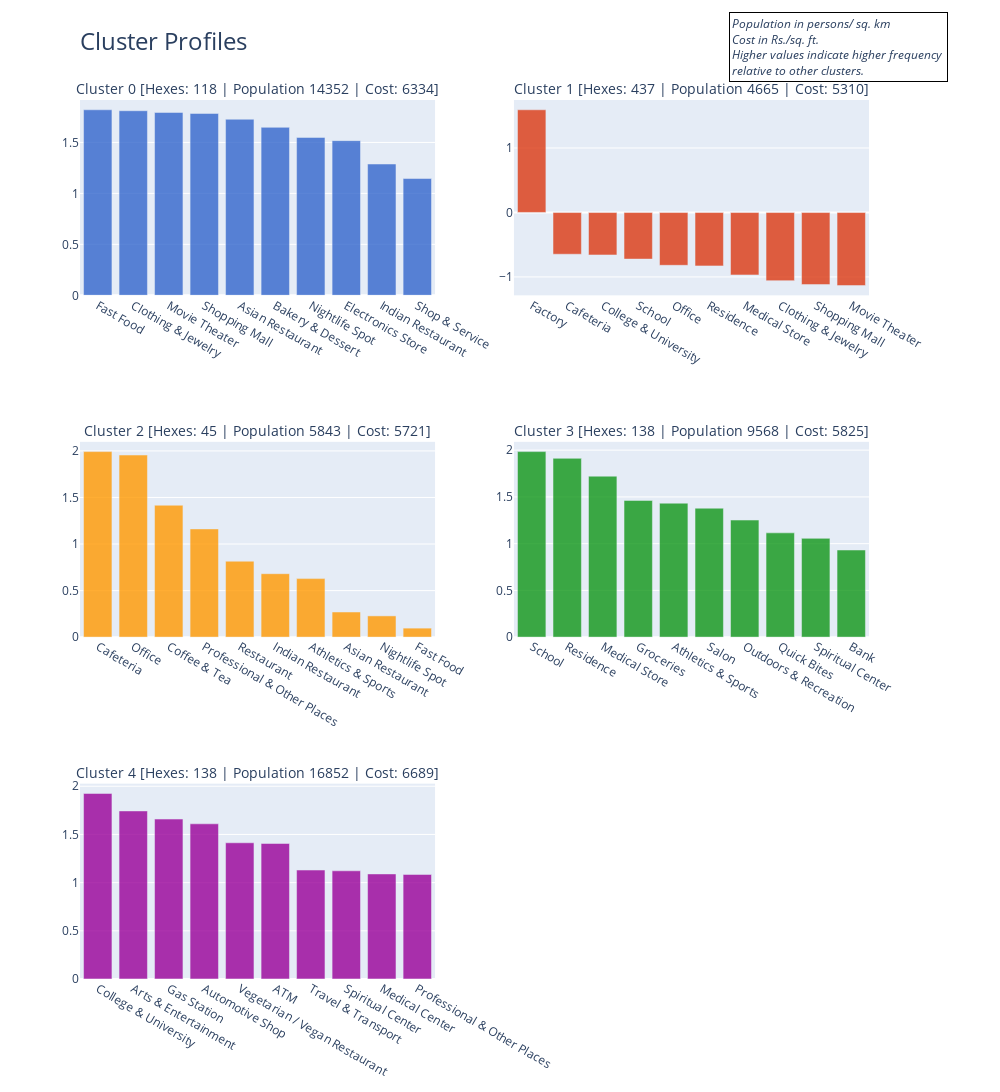

The code cell stored with this chart in its notebook:
### Code cell
fig = make_subplots(
    rows = rows,
    cols = cols,
    subplot_titles = subplot_titles,
)

cmap = px.colors.qualitative.G10[0:num_clusters] # Color map to use

fig.update_layout(
    title = dict(text = 'Cluster Profiles', x = 0.08, xanchor = 'left',  font_size = 24),
    width = 1000,
    height = 1200,
    showlegend = False,
    template = 'plotly',
    colorway = cmap,
)

# Starting row, column
r = 1
c = 1


for i in df_kmeans_clusters.index:
    data = df_kmeans_profiles.loc[i].sort_values(ascending = False)[0:10]
    trace = go.Bar(
        x = data.index,
        y = data.values,
        orientation = 'v',
        opacity = 0.8,
    )
    fig.add_trace(trace, row = r, col = c)
    if c < cols:
        c += 1
    else:
        r += 1 # If last column increment row
        c = 1

fig.update_annotations(font_size = 14)

note = go.layout.Annotation(
    text = '<i>'
        + '<br>Population in persons/ sq. km'
        + '<br>Cost in Rs./sq. ft.'
        + '<br>Higher values indicate higher frequency <br>relative to other clusters.'
        + '</i>',
    font = dict(size = 12),
    align = 'left',
    xref = 'paper',
    yref = 'paper',
    xanchor = 'right',
    yanchor = 'top',
    x = 1.1,
    y = 1.1,
    bordercolor = 'black',
    borderwidth = 1,
    borderpad = 2,
    showarrow = False,
)

fig.add_annotation(note)

fig.show()

### Figure 1 — Plotly figure (JSON) as saved in the notebook; plotly's stock layout.template omitted (floating-point values rounded to 4 significant figures)
{"data": [{"opacity": 0.8, "orientation": "v", "type": "bar", "x": ["Fast Food", "Clothing & Jewelry", "Movie Theater", "Shopping Mall", "Asian Restaurant", "Bakery & Dessert", "Nightlife Spot", "Electronics Store", "Indian Restaurant", "Shop & Service"], "xaxis": "x", "y": [1.821, 1.811, 1.794, 1.784, 1.728, 1.648, 1.549, 1.518, 1.289, 1.146], "yaxis": "y"}, {"opacity": 0.8, "orientation": "v", "type": "bar", "x": ["Factory", "Cafeteria", "College & University", "School", "Office", "Residence", "Medical Store", "Clothing & Jewelry", "Shopping Mall", "Movie Theater"], "xaxis": "x2", "y": [1.593, -0.648, -0.6591, -0.7233, -0.8198, -0.8287, -0.9693, -1.058, -1.119, -1.134], "yaxis": "y2"}, {"opacity": 0.8, "orientation": "v", "type": "bar", "x": ["Cafeteria", "Office", "Coffee & Tea", "Professional & Other Places", "Restaurant", "Indian Restaurant", "Athletics & Sports", "Asian Restaurant", "Nightlife Spot", "Fast Food"], "xaxis": "x3", "y": [1.992, 1.956, 1.417, 1.162, 0.8158, 0.6813, 0.6287, 0.2702, 0.2283, 0.09708], "yaxis": "y3"}, {"opacity": 0.8, "orientation": "v", "type": "bar", "x": ["School", "Residence", "Medical Store", "Groceries", "Athletics & Sports", "Salon", "Outdoors & Recreation", "Quick Bites", "Spiritual Center", "Bank"], "xaxis": "x4", "y": [1.984, 1.912, 1.722, 1.462, 1.433, 1.379, 1.252, 1.115, 1.056, 0.932], "yaxis": "y4"}, {"opacity": 0.8, "orientation": "v", "type": "bar", "x": ["College & University", "Arts & Entertainment", "Gas Station", "Automotive Shop", "Vegetarian / Vegan Restaurant", "ATM", "Travel & Transport", "Spiritual Center", "Medical Center", "Professional & Other Places"], "xaxis": "x5", "y": [1.925, 1.744, 1.659, 1.61, 1.413, 1.406, 1.13, 1.123, 1.09, 1.085], "yaxis": "y5"}], "layout": {"annotations": [{"font": {"size": 14}, "showarrow": false, "text": "Cluster 0 [Hexes: 118 | Population 14352 | Cost: 6334]", "x": 0.225, "xanchor": "center", "xref": "paper", "y": 1, "yanchor": "bottom", "yref": "paper"}, {"font": {"size": 14}, "showarrow": false, "text": "Cluster 1 [Hexes: 437 | Population 4665 | Cost: 5310]", "x": 0.775, "xanchor": "center", "xref": "paper", "y": 1, "yanchor": "bottom", "yref": "paper"}, {"font": {"size": 14}, "showarrow": false, "text": "Cluster 2 [Hexes: 45 | Population 5843 | Cost: 5721]", "x": 0.225, "xanchor": "center", "xref": "paper", "y": 0.6111, "yanchor": "bottom", "yref": "paper"}, {"font": {"size": 14}, "showarrow": false, "text": "Cluster 3 [Hexes: 138 | Population 9568 | Cost: 5825]", "x": 0.775, "xanchor": "center", "xref": "paper", "y": 0.6111, "yanchor": "bottom", "yref": "paper"}, {"font": {"size": 14}, "showarrow": false, "text": "Cluster 4 [Hexes: 138 | Population 16852 | Cost: 6689]", "x": 0.225, "xanchor": "center", "xref": "paper", "y": 0.2222, "yanchor": "bottom", "yref": "paper"}, {"align": "left", "bordercolor": "black", "borderpad": 2, "borderwidth": 1, "font": {"size": 12}, "showarrow": false, "text": "<i><br>Population in persons/ sq. km<br>Cost in Rs./sq. ft.<br>Higher values indicate higher frequency <br>relative to other clusters.</i>", "x": 1.1, "xanchor": "right", "xref": "paper", "y": 1.1, "yanchor": "top", "yref": "paper"}], "colorway": ["#3366CC", "#DC3912", "#FF9900", "#109618", "#990099"], "height": 1200, "showlegend": false, "title": {"font": {"size": 24}, "text": "Cluster Profiles", "x": 0.08, "xanchor": "left"}, "width": 1000, "xaxis": {"anchor": "y", "domain": [0, 0.45]}, "xaxis2": {"anchor": "y2", "domain": [0.55, 1]}, "xaxis3": {"anchor": "y3", "domain": [0, 0.45]}, "xaxis4": {"anchor": "y4", "domain": [0.55, 1]}, "xaxis5": {"anchor": "y5", "domain": [0, 0.45]}, "xaxis6": {"anchor": "y6", "domain": [0.55, 1]}, "yaxis": {"anchor": "x", "domain": [0.7778, 1]}, "yaxis2": {"anchor": "x2", "domain": [0.7778, 1]}, "yaxis3": {"anchor": "x3", "domain": [0.3889, 0.6111]}, "yaxis4": {"anchor": "x4", "domain": [0.3889, 0.6111]}, "yaxis5": {"anchor": "x5", "domain": [0, 0.2222]}, "yaxis6": {"anchor": "x6", "domain": [0, 0.2222]}}}
